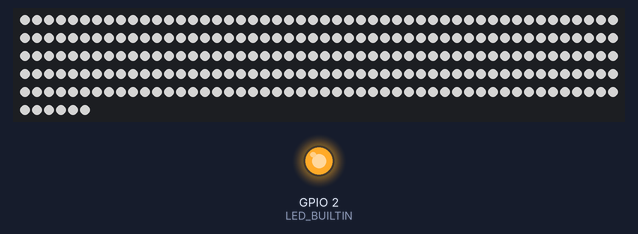
The program below on a simulated ESP8266 (NodeMCU). On the bench: 256 RGB LEDs in strip order, left to right, continuing on the next row, output pins drawn as LEDs (lit = HIGH, except the on-board LED, lit = LOW). Dim RGB values are drawn brighter than linear; colours are those a GRB WS2812 strip shows for the declared byte order.

Above: at 2.1 s.

The program:

main.cpp
```cpp
#include <Arduino.h>
#include <FastLED.h>

#define LED_DATA 1                         // Data pin to connect to the strip
#define COLOR_ORDER RGB                     // Color Order for chip
#define LED_TYPE WS2812B                    // LED Type
#define NUM_LEDS 32*8                       // Number of LED's

uint8_t max_bright = 128;

struct CRGB leds[NUM_LEDS];

//

void setup() {
  delay(2000); // prevent crashy things
  pinMode(LED_BUILTIN, OUTPUT);
  digitalWrite(LED_BUILTIN, LOW);
  LEDS.addLeds<LED_TYPE, LED_DATA, COLOR_ORDER>(leds, NUM_LEDS);
  FastLED.setBrightness(max_bright);

}

void loop() {
  fill_solid(leds, NUM_LEDS, CRGB::White);
  FastLED.show();
}
```
